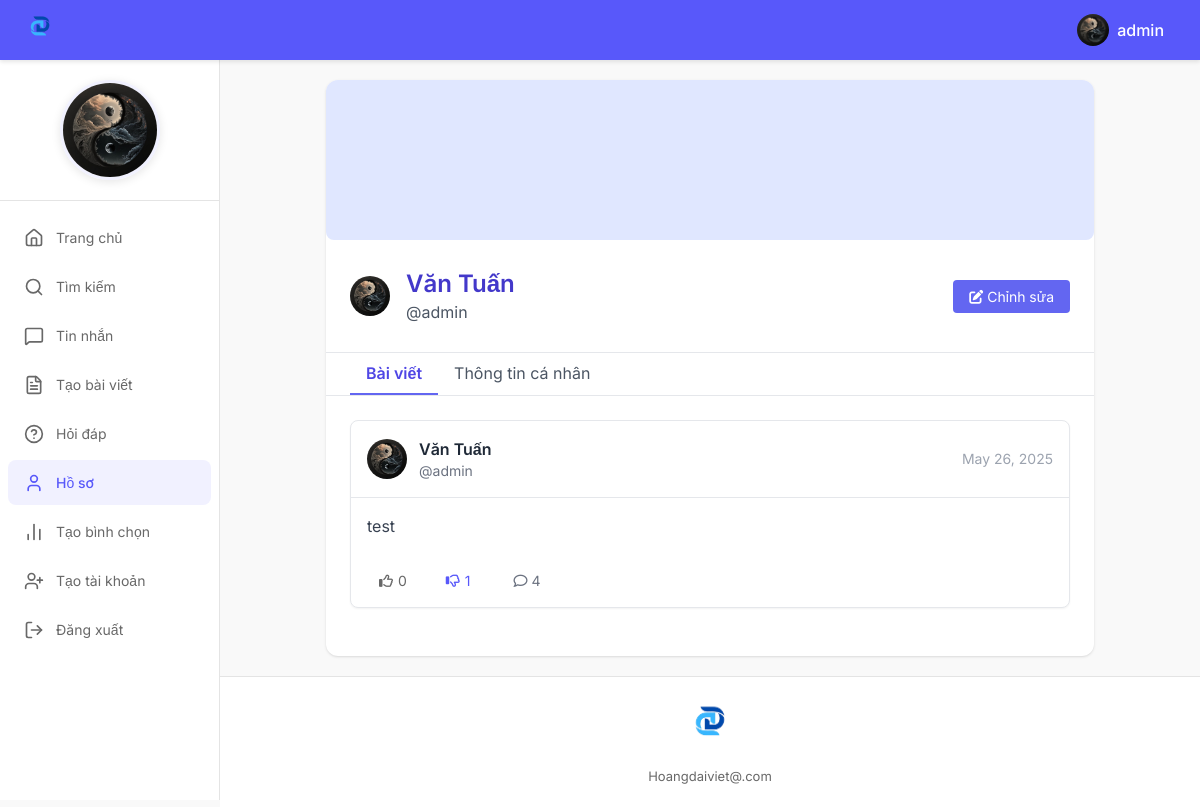
Page /profile_view/ (signed in) on the committed database.
### MXHNBDN/models.py (models this page shows, shortened)
class NguoiDung(models.Model):
    HoTen = models.CharField(max_length=255)
    SoDienThoai = models.CharField(max_length=20)
    Email = models.EmailField()
    Avatar = models.ImageField(upload_to='avatar/',blank=True,null=True);
    AnhBia = models.ImageField(upload_to='anhbia/', blank=True, null=True);
    MaPhong = models.ForeignKey(PhongBan, on_delete=models.CASCADE)
    user = models.ForeignKey(User, on_delete=models.CASCADE)

class BaiViet(models.Model):
    NgayTao = models.DateTimeField()
    NoiDung = models.TextField()
    ThoiGianTao = models.DateTimeField(auto_now_add=True)
    MaNguoiDung = models.ForeignKey(NguoiDung, on_delete=models.CASCADE)

### MXHNBDN/views.py (the view, shortened to what this page needs)
# urls.py: path('profile_view/',views.ProfileDetail,name='profile_view'),
@login_required
def ProfileDetail(request):
    try:
        nguoi_dung = NguoiDung.objects.get(user=request.user)
    except NguoiDung.DoesNotExist:
        return HttpResponse("Không tìm thấy hồ sơ người dùng", status=404)
    bai_viet_list = BaiViet.objects.filter(MaNguoiDung=nguoi_dung).order_by('-ThoiGianTao')
    cx_map = {
        cx.MaBaiViet.id: cx.is_like
        for cx in LuotCamXuc.objects.filter(MaNguoiDung=nguoi_dung)
    }
    for bv in bai_viet_list:
        bv.so_thich = LuotCamXuc.objects.filter(MaBaiViet=bv, is_like=True).count()
        bv.so_khong_thich = LuotCamXuc.objects.filter(MaBaiViet=bv, is_like=False).count()
        bv.da_thich = cx_map.get(bv.id)  # True / False / None
        bv.binh_luan_list = BinhLuan.objects.filter(MaBaiViet=bv).order_by('-NgayTao')
        bv.so_binh_luan = bv.binh_luan_list.count()
        bv.anh_list = HinhAnh.objects.filter(MaBaiViet=bv)
        bv.file_list = TepDinhKem.objects.filter(MaBaiViet=bv)
    binh_chon_list = BinhChon.objects.filter(MaNguoiDung=nguoi_dung).order_by('-ThoiGianKetThucBC')
    bc_map = {
        bcnd.lua_chon.binh_chon.id: bcnd.lua_chon.id
        for bcnd in BinhChonNguoiDung.objects.filter(nguoi_dung=nguoi_dung)
    }
    tab = request.GET.get('tab', 'baiviet')
    return render(request, 'Edit_Profile/profile_details.html', {
        'nguoi_dung': nguoi_dung,
        'bai_viet_list': bai_viet_list,
        'binh_chon_list': binh_chon_list,
        'tab': tab,
    })

### MXHNBDN/views.py (called while the page is built)
def current_profile(request):
    if request.user.is_authenticated:
        profile = request.user.nguoidung_set.first()
        return {'nguoidung': profile}
    return {'nguoidung': None}

### MXHNBDN/templates/Edit_Profile/profile_details.html (shortened to what this page needs)
{% extends 'base.html' %}
{% load static %}
{% block content %}
<div class="max-w-3xl mx-auto bg-white shadow rounded-xl overflow-hidden">
<div class="relative bg-indigo-100 h-40 flex items-center justify-center overflow-hidden rounded-lg">
</div>
        <div class="flex items-center px-6 py-7 border-b hover:bg-gray-50 transition-colors duration-200">
          {% if nguoi_dung.Avatar %}
            <img src="{{ nguoi_dung.Avatar.url }}" class="w-10 h-10 rounded-full" alt="avatar">
          {% else %}
            <i class="fa fa-user" style="width: 32px; height: 32px; border-radius: 50%; overflow: hidden;font-size:32px; color:#ccc;"></i>
{% endif %}
    <div class="ml-4">
      <h2 class="text-2xl font-semibold text-indigo-700">{{ nguoi_dung.HoTen }}</h2>
      <p class="text-gray-600">@{{ nguoi_dung.user.username }}</p>
    </div>
    <div class="ml-auto">
      <a href="{% url 'edit_profile' %}" class="bg-indigo-500 text-white px-4 py-2 rounded hover:bg-indigo-600 transition-colors duration-200 text-sm">
        <i class="fas fa-edit mr-1"></i>Chỉnh sửa
      </a>
    </div>
  </div>
  <div class="flex border-b px-6">
    <a href="?tab=baiviet" class="py-2 px-4 hover:text-indigo-600 hover:border-indigo-600 transition-colors duration-200 {% if tab == 'baiviet' %}border-b-2 border-indigo-500 text-indigo-600 font-semibold{% else %}text-gray-600{% endif %}">
      Bài viết
    </a>
    <a href="?tab=thongtin" class="py-2 px-4 hover:text-indigo-600 hover:border-indigo-600 transition-colors duration-200 {% if tab == 'thongtin' %}border-b-2 border-indigo-500 text-indigo-600 font-semibold{% else %}text-gray-600{% endif %}">
      Thông tin cá nhân
    </a>
  </div>
  <div class="p-6">
    {% if tab == 'baiviet' %}
      {% for post in bai_viet_list %}
      <div class="border rounded-lg shadow-sm mb-6 bg-white hover:shadow-lg transition-shadow duration-200">
        <div class="flex items-center p-4 border-b hover:bg-gray-50 transition-colors duration-200">
          {% if nguoi_dung.Avatar %}
            <img src="{{ nguoi_dung.Avatar.url }}" class="w-10 h-10 rounded-full" alt="avatar">
          {% else %}
            <i class="fa fa-user" style="width: 32px; height: 32px; border-radius: 50%; overflow: hidden;font-size:32px; color:#ccc;"></i>
          {% endif %}
          <div class="ml-3">
            <div class="font-semibold text-gray-800">{{ nguoi_dung.HoTen }}</div>
            <div class="text-gray-500 text-sm">@{{ nguoi_dung.user.username }}</div>
          </div>
          <div class="ml-auto text-gray-400 text-sm">
            {{ post.ThoiGianTao|date:"F d, Y" }}
          </div>
        </div>
        <div class="p-4">
          <p class="text-gray-700 whitespace-pre-line">{{ post.NoiDung }}</p>
        </div>
        <div class="flex items-center px-4 py-2">
          <button id="like-btn-{{ post.id }}"
                        class="action-btn {% if post.da_thich == True %}active{% endif %}"
                        onclick="xuLyCamXuc('{{ post.id }}', true)">
                    <i class="far fa-thumbs-up"></i>
                    <span id="like-count-{{ post.id }}">{{ post.so_thich }}</span>
          </button>
          <button id="dislike-btn-{{ post.id }}"
                  class="action-btn {% if post.da_thich == False %}active{% endif %}"
                  onclick="xuLyCamXuc('{{ post.id }}', false)">
              <i class="far fa-thumbs-down"></i>
              <span id="dislike-count-{{ post.id }}">{{ post.so_khong_thich }}</span>
          </button>
          <button onclick="toggleComments('comments-{{ post.id }}')" class="ml-4 flex items-center text-gray-500 space-x-1 text-sm hover:text-indigo-600 transition-colors duration-200">
            <i class="far fa-comment"></i><span>{{ post.so_binh_luan }}</span>
          </button>
        </div>
      </div>
      {% empty %}
      <p class="text-center text-gray-500">Bạn chưa có bài viết nào.</p>
      {% endfor %}
    {% endif %}
  </div>
</div>
{% endblock %}

### MXHNBDN/templates/base.html (shortened to what this page needs)
<!DOCTYPE html>
{% load static %}
<html lang="vi">
<head>
        <script src="https://cdn.tailwindcss.com"></script>
    <link rel="stylesheet" href="https://cdnjs.cloudflare.com/ajax/libs/font-awesome/6.4.0/css/all.min.css">
</head>
<body class="{% block body_class %}{% endblock %}">
<div class="app-container">
    <header class="header">
        <div class="logo">
            <img src="{% static 'img/logo_hd.png' %}" alt="logo" class="logo-icon">
        </div>
        <div class="header-right">
            {% if user.is_authenticated %}
            <div class="username-display">
                <div class="user-avatar">
                    {% if nguoidung and nguoidung.Avatar %}
                    <img src="{{ nguoidung.Avatar.url }}" alt="Avatar">
                    {% else %}
                    <i class="fa fa-user" style="font-size:32px; color:white;"></i>
                    {% endif %}
                </div>
                <span>{{ user.username }}</span>
            </div>
            {% endif %}
        </div>
    </header>
    <div class="main-container">
        {% if user.is_authenticated and not hide_sidebar %}
        <aside class="sidebar">
            <div class="profile">
                <div class="profile-image">
                    {% if nguoidung and nguoidung.Avatar %}
                    <img src="{{ nguoidung.Avatar.url }}" alt="Profile">
                    {% else %}
                    <i class="fa fa-user" style="font-size:100px; color:#ccc;"></i>
                    {% endif %}
                </div>
            </div>
            <nav class="nav-menu">
                <ul>
                    <li><a href="{% url 'trang_chu' %}"
                           class="nav-item {% if request.resolver_match.url_name == 'trang_chu' %}active{% endif %}">
                        <i data-lucide="home" class="nav-icon"></i><span>Trang chủ</span>
                    </a></li>
                    <li><a href="{% url 'tim_kiem' %}"
                           class="nav-item {% if request.resolver_match.url_name == 'tim_kiem' %}active{% endif %}">
                        <i data-lucide="search" class="nav-icon"></i><span>Tìm kiếm</span>
                    </a></li>
                    <li><a href="{% url 'nhantin' %}"
                           class="nav-item {% if request.resolver_match.url_name == 'nhantin' %}active{% endif %}">
                        <i data-lucide="message-square" class="nav-icon"></i><span>Tin nhắn</span>
                    </a></li>
                    <li><a href="{% url 'tao_bai_viet' %}"
                           class="nav-item {% if request.resolver_match.url_name == 'tao_bai_viet' %}active{% endif %}">
                        <i data-lucide="file-text" class="nav-icon"></i><span>Tạo bài viết</span>
                    </a></li>
                    <li><a href="{% url 'danh_sach_cau_hoi' %}"
                           class="nav-item {% if request.resolver_match.url_name == 'danh_sach_cau_hoi' %}active{% endif %}">
                        <i data-lucide="help-circle" class="nav-icon"></i><span>Hỏi đáp</span>
                    </a></li>
                    <li><a href="{% url 'profile_view' %}"
                           class="nav-item {% if request.resolver_match.url_name == 'profile_view' %}active{% endif %}">
                        <i data-lucide="user" class="nav-icon"></i><span>Hồ sơ</span>
                    </a></li>
                    <li><a href="{% url 'tao_binh_chon' %}"
                           class="nav-item {% if request.resolver_match.url_name == 'binhchon' %}active{% endif %}">
                        <i data-lucide="bar-chart-2" class="nav-icon"></i><span>Tạo bình chọn</span>
                    </a></li>
                    {% if user.is_authenticated and user.is_staff %}
                    <li>
                        <a href="{% url 'tao_tai_khoan' %}"
                           class="nav-item {% if request.resolver_match.url_name == 'tao_tai_khoan' %}active{% endif %}">
                            <i data-lucide="user-plus" class="nav-icon"></i><span>Tạo tài khoản</span>
                        </a>
                    </li>
                    {% endif %}
                    <li><a href="{% url 'logout' %}" class="nav-item">
                        <i data-lucide="log-out" class="nav-icon"></i><span>Đăng xuất</span>
                    </a></li>
                </ul>
            </nav>
        </aside>
        {% endif %}
        <main class="main-content">
            <div class="content-area">
                {% block content %}{% endblock %}
            </div>
            <footer class="footer">
                <div class="footer-content">
                    <div class="footer-logo">
                        <img src="{% static 'img/logo_hd.png' %}" alt="logo" width="60" height="60">
                    </div>
                    <p class="footer-text">Hoangdaiviet@.com</p>
                </div>
            </footer>
        </main>
    </div>
</div>
</body>
</html>

### MXHNBDN/templates/Edit_Profile/profile_details.html (style rules this page uses)
.action-btn { display: flex; align-items: center; background: none; border: none; padding: 8px 12px; margin-right: 15px; cursor: pointer; color: var(--light-text); font-size: 14px; border-radius: 4px; transition: background-color 0.2s; }
.action-btn.active { color: var(--primary); }
.action-btn i { margin-right: 5px; }

### rows in the picture
NguoiDung: Avatar (picture), HoTen "Văn Tuấn", user.username "admin"
BaiViet: Avatar (picture), ThoiGianTao "May 26, 2025", NoiDung "test", so_thich "0", so_khong_thich "1", so_binh_luan "4"

### other values in the picture
{{ user.username }} "admin"
